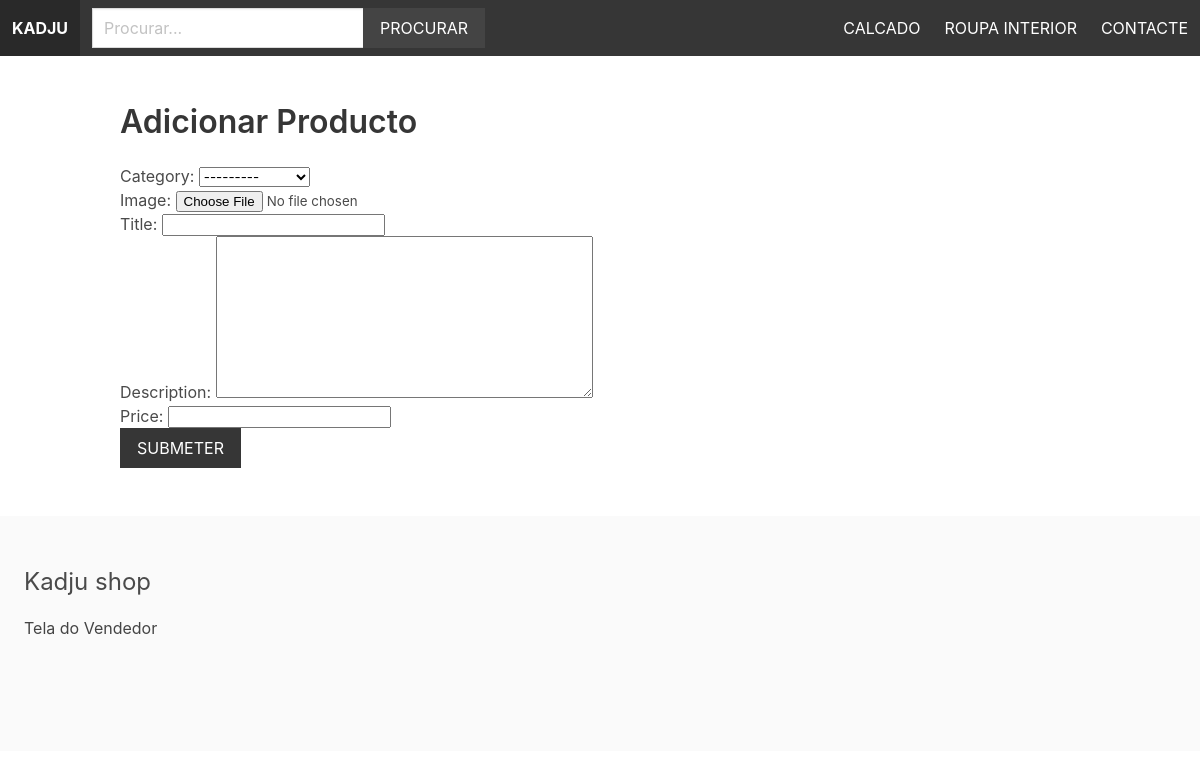
/vendors/add-product/ (signed in), run on an earlier commit of the app's database.
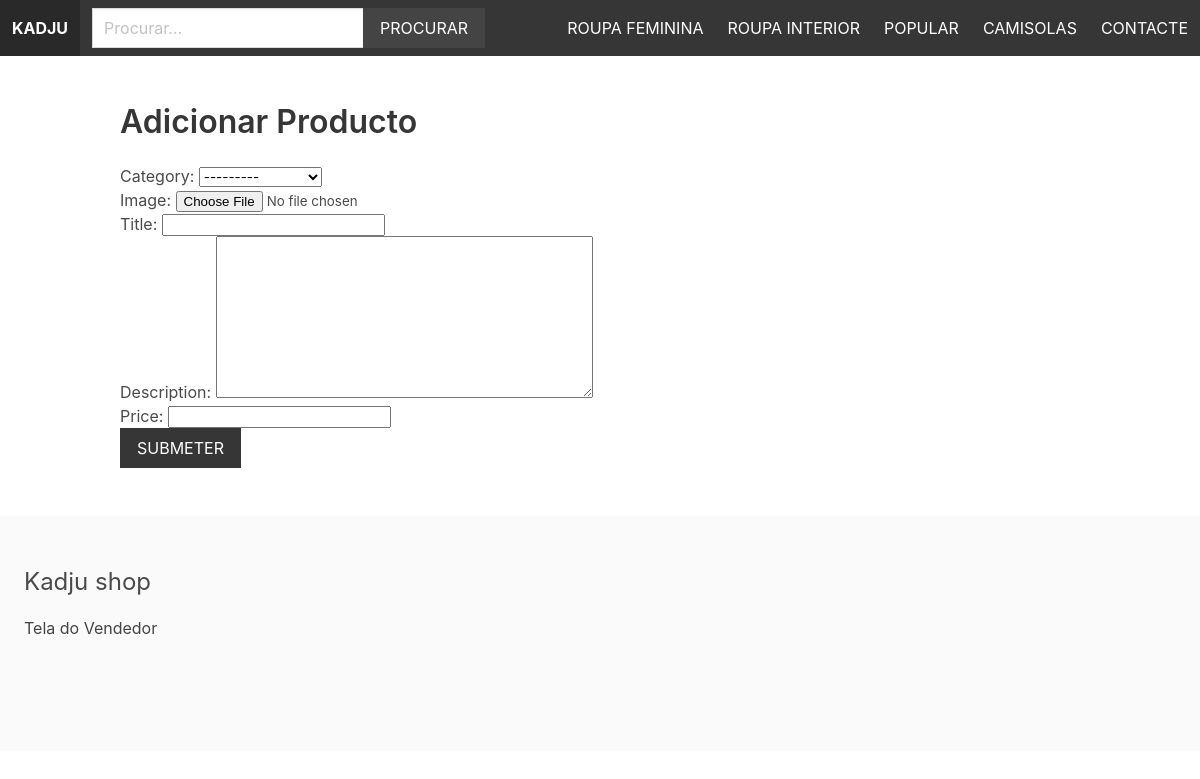
And on a later commit of the database.
### apps/product/models.py (models this page shows)
class Category(models.Model):
    title = models.CharField(max_length=255)
    slug = models.SlugField(max_length=255)
    ordering = models.IntegerField(default=0)
    class Meta:
        ordering = ['ordering']
    def __str__(self):
        return self.title

### apps/vendor/views.py (the view)
# urls.py: path('add-product/', views.add_product , name='add_product'),
@login_required
def add_product(request):
    if request.method == 'POST':
        form = ProductForm(request.POST, request.FILES)
        if form.is_valid():
            product = form.save(commit=False)
            product.vendor = request.user.vendor
            product.slug = slugify(product.title)
            product.save()
            return redirect('vendor_admin')
    else:
        form = ProductForm()
    return render(request, 'vendor/add_product.html', {'form': form})

### apps/vendor/forms.py
class ProductForm(ModelForm):
    class Meta:
        model = Product
        fields = ['category', 'image', 'title', 'description', 'price']

### apps/product/context_processors.py (called while the page is built)
def menu_categories(request):
    categories = Category.objects.all()
    return {'menu_categories': categories}

### apps/vendor/templates/vendor/add_product.html (shortened to what this page needs)
{% extends 'core/base.html' %}
{% block content %}
    <h1 class="title">Adicionar Producto</h1>
    <form method="post" action="." enctype="multipart/form-data">
        {{ form.as_p }}
        <div class="field">
            <div class="control">
                <button class="button is-dark is-uppercase">Submeter</button>
            </div>
        </div>
    </form>
{% endblock %}

### apps/core/templates/core/base.html (shortened to what this page needs)
{% load static %}
<!DOCTYPE html>
<html>
  <head>
    <link
      rel="stylesheet"
      href="https://cdn.jsdelivr.net/npm/bulma@0.9.1/css/bulma.min.css"
    />
    <link rel="stylesheet" href="{% static 'styles/main.css' %}" />
  </head>
  <body>
    <nav class="navbar is-dark">
      <div class="navbar-brand">
        <a href="/" class="navbar-item"><strong>Kadju</strong></a>
      </div>
      <div class="navbar-menu" id="main-navbar">
        <div class="navbar-start">
          <div class="navbar-item">
            <form method="get" action="{% url 'search' %}">
              <div class="field has-addons">
                <div class="control">
                  <input
                    type="text"
                    class="input"
                    placeholder="Procurar..."
                    name="query"
                  />
                </div>
                <div class="control">
                  <button class="button is-dark is-uppercase">Procurar</button>
                </div>
              </div>
            </form>
          </div>
        </div>
            <div class="navbar-end">
              {% for category in menu_categories %}
                 <a href="{% url 'category' category.slug %}" class="navbar-item">{{ category.title }}</a>
              {% endfor %}
                <a href="{% url 'contact' %}" class="navbar-item">Contacte</a>
            </div>
        </div>
    </nav>
    <section class="section">
        <div class="container">
            {% block content %}
            {% endblock %}
        </div>
    </section>
    <footer class="footer">
        <h3 class="is-size-4 mb-4">Kadju shop</h3>
        {% if request.user.is_authenticated %}
              <a href="{% url 'vendor_admin' %}">Tela do Vendedor</a>
        {% else %}
              <a href="{% url 'become_vendor' %}">Seja um Vendedor</a>
        {% endif %}
    </footer>
  </body>
</html>

What changed in the data, as far as the page shows it:
removed Category: title "CALCADO"
added Category: title "ROUPA FEMININA"
added Category: title "POPULAR"
added Category: title "CAMISOLAS"
